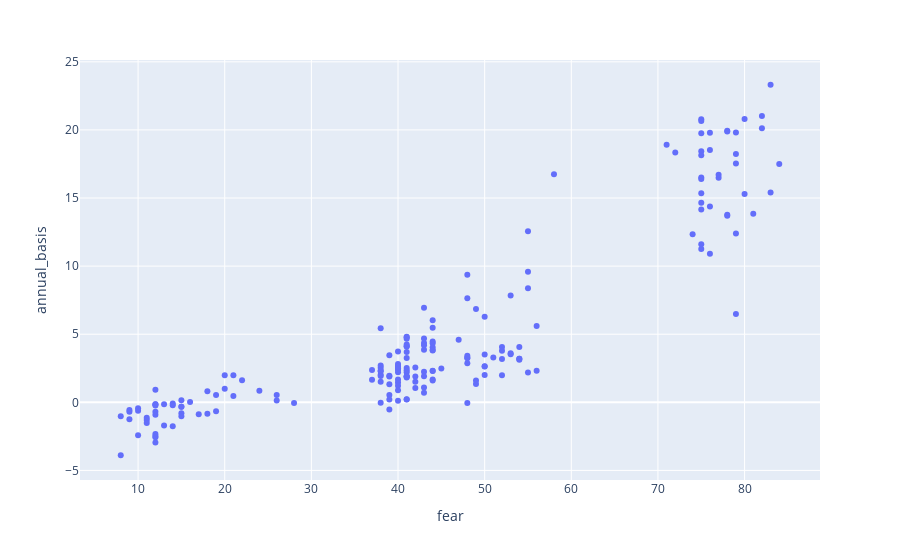

This figure's notebook cell:
### Code cell
fig = px.scatter(basis_200925, x="fear", y="annual_basis")

fig.show()

### Figure 1 — Plotly figure (JSON) as saved in the notebook; plotly's stock layout.template omitted (floating-point values rounded to 4 significant figures; data arrays with more than 128 entries replaced by an {"elided": "..."} marker saying what was removed)
{"data": [{"hovertemplate": "fear=%{x}<br>annual_basis=%{y}<extra></extra>", "legendgroup": "", "marker": {"color": "#636efa", "symbol": "circle"}, "mode": "markers", "name": "", "orientation": "v", "showlegend": false, "type": "scatter", "x": {"elided": "193 int values"}, "xaxis": "x", "y": {"elided": "193 float values"}, "yaxis": "y"}], "layout": {"legend": {"tracegroupgap": 0}, "margin": {"t": 60}, "xaxis": {"anchor": "y", "domain": [0, 1], "title": {"text": "fear"}}, "yaxis": {"anchor": "x", "domain": [0, 1], "title": {"text": "annual_basis"}}}}
